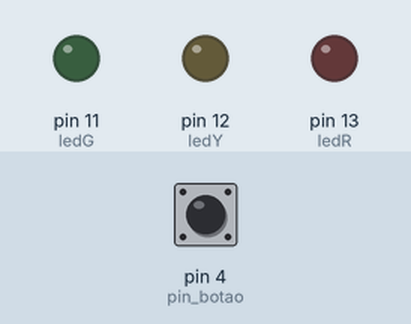
Simulated run of this sketch. Board: Arduino Uno, built with avr-gcc and run on an emulated ATmega328P. Parts: output pins drawn as LEDs (lit = HIGH). The inputs (shaded band) are chosen by the test bench; at power-on: pin 4 (pin_botao) LOW.

Above: at 1.2 s.
1.3 s: pin 4 (pin_botao) pulled HIGH for 0.15 s
At 1.37 s:
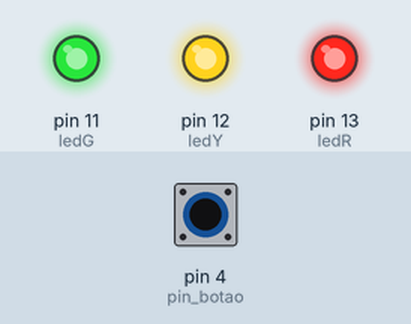
2.9 s: pin 4 (pin_botao) pulled HIGH for 3.2 s
At 7.2 s:
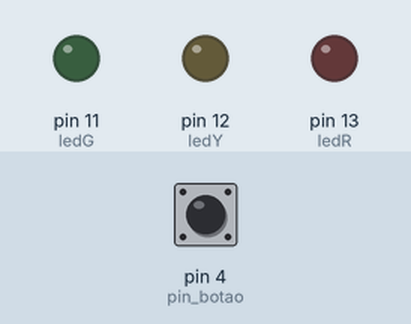
Timing chart, 0 to 8.7 s (numbered marks = the images above; inputs shaded):
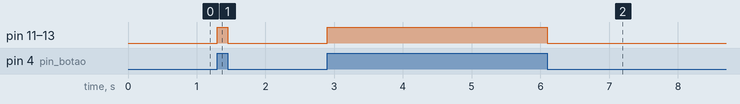

The sketch:

Botao_3-LED.ino
```cpp
/* ************************************************************************
Colégio SATC
Curso Técnico em Informática
Disciplina: Sistemas Embarcados
Turma: 2137
Professor: Marcos Antonio Jeremias Coelho
Programa: Acionamento de LED por botão com Pull-Up interno
Autor: Luan Zuchinali Zanardo
************************************************************************ */

const int ledR = 13;
const int ledY = 12;
const int ledG = 11;
const int pin_botao = 4;

void setup() {
  pinMode(ledR, OUTPUT);
  pinMode(ledY, OUTPUT);
  pinMode(ledG, OUTPUT);
  pinMode(pin_botao, INPUT);
}

void loop() {
  int valor = digitalRead(pin_botao);		//
  if (valor == HIGH) {				//
    digitalWrite(ledR, HIGH); // Acende o led
    digitalWrite(ledY, HIGH); // Acende o led
    digitalWrite(ledG, HIGH); // Acende o led
  }
  else {					//
    digitalWrite(ledR, LOW); 			// Apaga o led
    digitalWrite(ledY, LOW);      // Apaga o led
    digitalWrite(ledG, LOW);      // Apaga o led
  }
}
```

Measured:
- after the input at 1.3 s, pin 11 (ledG), pin 12 (ledY), pin 13 (ledR): LOW → HIGH at once, → LOW 0.15 s later
- after the input at 2.9 s, pin 11 (ledG), pin 12 (ledY), pin 13 (ledR): LOW → HIGH at once, → LOW 3.2 s later
